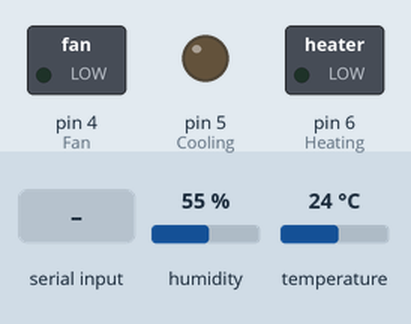
Recording of a sketch running on a simulated Arduino Uno, built with avr-gcc and run on an emulated ATmega328P. On the bench: switched loads named in the sketch (green lamp = pin HIGH), output pins drawn as LEDs (lit = HIGH). Inputs (shaded band) come from the test bench; at power-on: humidity 55 %, temperature 24 °C. What the sketch prints to the serial monitor is not drawn.

Above: at 1.2 s.
1.3 s: "1" received over Serial
At 1.9 s:
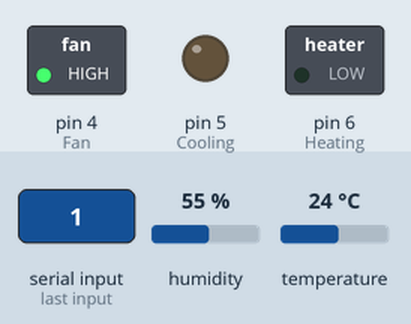
4.3 s: "2" received over Serial
At 5.4 s:
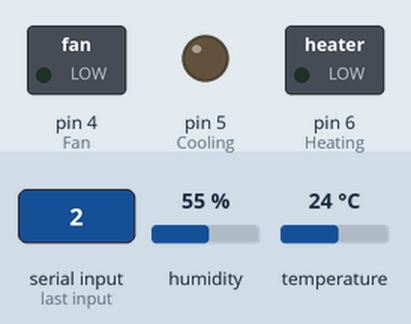
Timing chart, 0 to 7.3 s (numbered marks = the images above; inputs shaded):
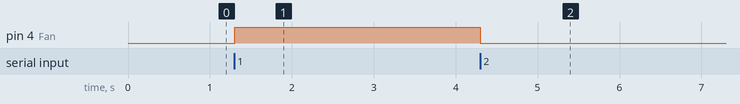

Measured:
- after the input at 1.3 s, pin 4 (Fan): LOW → HIGH at once
- after the input at 4.3 s, pin 4 (Fan): HIGH → LOW at once

The sketch:

ArduinoHvacController.ino
```cpp
#include <DHT.h>

DHT dht_int(8, DHT22);

float hum_int;
float temp_int;
float temp_set;
bool is_fan_auto;
unsigned long previous_millis_temp;
unsigned long previous_millis_hvac;

enum
{
    hvac_cooling_off,
    hvac_cooling_running,
    hvac_cooling_standby,
    hvac_cooling_purging,
    hvac_heating_off,
    hvac_heating_running,
    hvac_heating_standby,
    hvac_heating_purging
} hvac_state = hvac_cooling_off;

unsigned long cool_down_timer; // Timer for cool-down period

/* PINS: 4 -> Fan, 5 -> Cooling, 6 -> Heating, 8 -> Interior Temp Input */
/* RELAYS: Relay 4 -> Fan, Relay 3 -> Cooling, Relay 2 -> Heating */

void setup()
{
    previous_millis_temp = 60000;
    previous_millis_hvac = 600000;
    is_fan_auto = true;
    temp_set = 22.00; // 70°F
    cool_down_timer = 0; // Initialize cool-down timer to 0
    Serial.begin(9600);
    dht_int.begin();

    pinMode(4, OUTPUT); // Fan
    pinMode(5, OUTPUT); // Cooling
    pinMode(6, OUTPUT); // Heating

    get_temps();
}

/* Current Commands:
 * <HvacFanAuto> or <HvacFanOn>
 * <HvacState_X>
 * <TEMP_SET_X> (where X is A-P)
 */
void loop()
{
    const unsigned long current_millis_temp = millis();
    const unsigned long current_millis_hvac = millis();

    /* Get interior temp every 1 minute */
    if (current_millis_temp - previous_millis_temp >= 60000)
    {
        previous_millis_temp = current_millis_temp;
        get_temps();
    }

    /* Check HVAC state every 10 minutes */
    if (current_millis_hvac - previous_millis_hvac >= 600000)
    {
        previous_millis_hvac = current_millis_hvac;

        /* Cool-down timer for fan to keep running for 10 minutes after cooling/heating */
        if (cool_down_timer > 0 && current_millis_hvac - cool_down_timer >= 600000)
        {
            hvac_state = (hvac_state == hvac_cooling_running || hvac_state == hvac_heating_running) ? hvac_cooling_standby : hvac_state;
            cool_down_timer = 0; // Reset timer
            Serial.print("<HvacState_2>");
            digitalWrite(5, LOW);
            digitalWrite(6, LOW);
            if (is_fan_auto)
            {
                digitalWrite(4, LOW); // Turn off fan if auto
            }
        }

        update_hvac_state();
    }

    while (Serial.available() > 0)
    {
        char read_wpf = Serial.read();

        /* Force Refresh */
        if (read_wpf == '0')
        {
            send_hvac_status();
            return;
        }

        /* Handle Fan Modes */
        if (read_wpf == '1')
        {
            set_fan_mode(false);
            return;
        }
        if (read_wpf == '2')
        {
            set_fan_mode(true);
            return;
        }

        /* Handle Heating and Cooling Modes */
        handle_mode_changes(read_wpf);
        update_hvac_state();
    }
}

void send_hvac_status()
{
    Serial.print(is_fan_auto ? "<HvacFanAuto>" : "<HvacFanOn>");
    Serial.print("<HvacState_");
    Serial.print(hvac_state);
    Serial.print(">");
    Serial.print("<TEMP_SET_");
    Serial.print(temp_set);
    Serial.print(">");
}

void set_fan_mode(bool auto_mode)
{
    is_fan_auto = auto_mode;
    Serial.print(auto_mode ? "<HvacFanAuto>" : "<HvacFanOn>");
    if (auto_mode)
    {
        handle_off_modes();
    }
    else
    {
        digitalWrite(4, HIGH); // Keep fan on
    }
}

void handle_mode_changes(char mode)
{
    switch (mode)
    {
    case '3': // Program On
        switch (hvac_state)
        {
        case hvac_cooling_off:
        case hvac_heating_off:
            hvac_state = (temp_int > temp_set) ? hvac_heating_standby : hvac_cooling_standby;
            break;
        }
        break;
    case '4': // Program Off
        hvac_state = hvac_cooling_off;
        digitalWrite(5, LOW);
        digitalWrite(6, LOW);
        if (is_fan_auto) digitalWrite(4, LOW); // Turn off fan if auto
        break;
    case '5': // Heating Mode
        if (hvac_state != hvac_cooling_running && hvac_state != hvac_cooling_standby)
            hvac_state = hvac_heating_standby;
        break;
    case '6': // Cooling Mode
        if (hvac_state != hvac_heating_running && hvac_state != hvac_heating_standby)
            hvac_state = hvac_cooling_standby;
        break;
    }
}

void update_hvac_state()
{
    switch (hvac_state)
    {
    case hvac_cooling_off:
    case hvac_heating_off:
        digitalWrite(5, LOW);
        digitalWrite(6, LOW);
        if (is_fan_auto)
        {
            digitalWrite(4, LOW);
        }
        break;
    case hvac_cooling_running:
    case hvac_heating_running:
        if (temp_int >= temp_set || temp_int <= temp_set)
        {
            hvac_state = hvac_cooling_purging;
            Serial.print("<HvacState_3>");
            digitalWrite(5, LOW);
            digitalWrite(6, LOW);
            cool_down_timer = millis(); // Start the cool-down period
        }
        break;
    case hvac_cooling_standby:
    case hvac_heating_standby:
        if ((temp_int - temp_set) > 2)
        {
            hvac_state = (hvac_state == hvac_cooling_standby) ? hvac_cooling_running : hvac_heating_running;
            digitalWrite(5, HIGH);
            digitalWrite(6, HIGH);
            digitalWrite(4, HIGH);
        }
        break;
    }
}

void get_temps()
{
    temp_int = dht_int.readTemperature();
    hum_int = dht_int.readHumidity();

    Serial.print("<INT,");
    Serial.print(temp_int);
    Serial.print(",");
    Serial.print(hum_int);
    Serial.print(">");
}

void handle_off_modes()
{
    digitalWrite(5, LOW);
    digitalWrite(6, LOW);
    digitalWrite(4, LOW);
}
```
